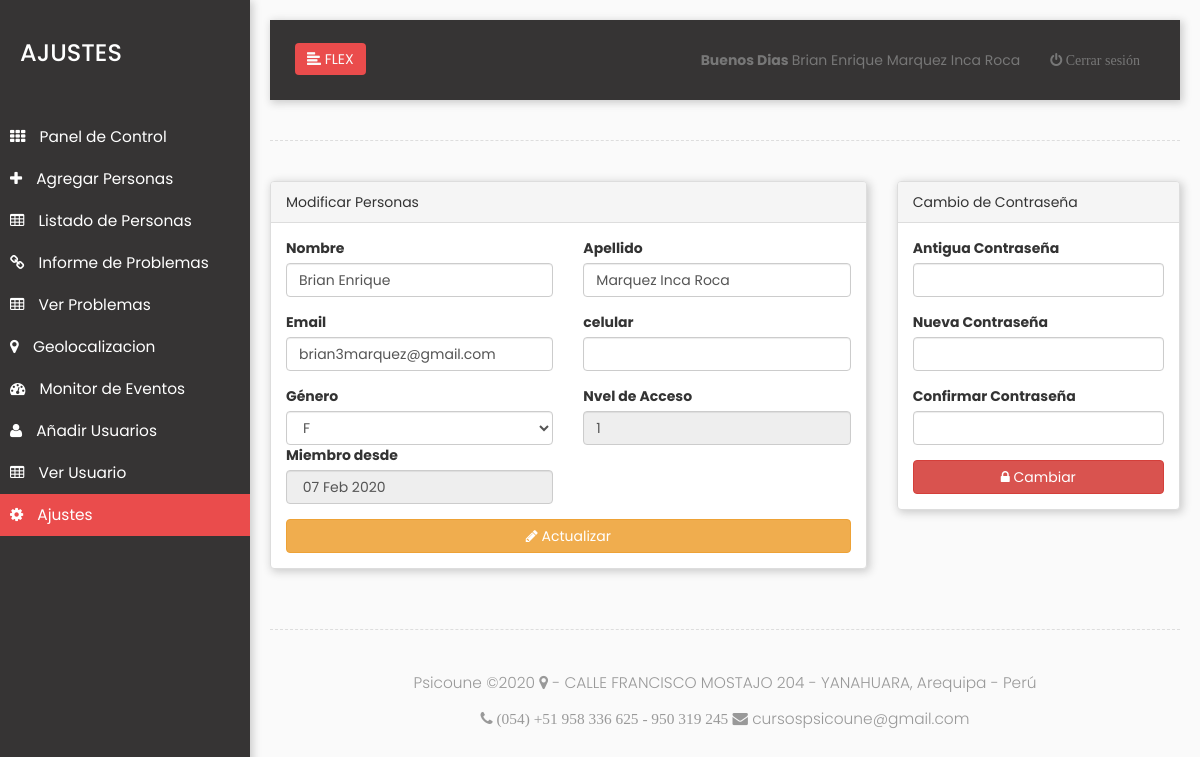
Screenshot of /admin/settings.php (signed in) with the database file from the repository.
### tables this page shows
CREATE TABLE `usersrpo` (
  `id` int(11) NOT NULL AUTO_INCREMENT,
  `users` varchar(30) NOT NULL,
  `surname` varchar(30) NOT NULL,
  `password` varchar(130) NOT NULL,
  `username` varchar(100) NOT NULL,
  `email` varchar(80) DEFAULT NULL,
  `last_session` datetime DEFAULT NULL,
  `activacion` int(11) NOT NULL DEFAULT '0',
  `token` varchar(40) NOT NULL,
  `token_password` varchar(100) DEFAULT NULL,
  `password_request` int(11) DEFAULT '0',
  `joined` varchar(30) DEFAULT NULL,
  `gender` varchar(9) DEFAULT NULL,
  `phone` varchar(20) DEFAULT NULL,
  `type` varchar(10) DEFAULT NULL,
  `permission` varchar(10) NOT NULL,
  `year` int(4) DEFAULT NULL,
  PRIMARY KEY (`id`)
);

### admin/settings.php (the view, shortened to what this page needs)
<?php require_once('includes/session.php');
      require_once('includes/conn.php');
$sqlE =mysqli_query($mysqli,"SELECT * FROM usersrpo WHERE username='{$_SESSION['username']}'");
$eprow=mysqli_fetch_array($sqlE);
?>
<!DOCTYPE html>
<html lang="en">
    <head>
        <link rel="stylesheet" href="assets/css/bootstrap.min.css">
        <link rel="stylesheet" href="assets/css/style.css">
        <link rel="stylesheet" href="assets/awesome/font-awesome.css">
        <link rel="stylesheet" href="assets/css/animate.css">
    </head>
    <body>
        <div class="wrapper">
            <nav id="sidebar" class="sammacmedia">
                <div class="sidebar-header">
                    <h3>AJUSTES</h3>
                </div>
                <ul class="list-unstyled components">
                    <li>
                        <a href="dashboard.php">
                            <i class="fa fa-th"></i>
                            Panel de Control
                        </a>
                    </li>
                    <?php
                    if($_SESSION['permission']==1 or $_SESSION['permission']==2 ){
                    ?>
                    <li  >
                        <a href="a_people.php">
                            <i class="fa fa-plus"></i>
                            Agregar Personas
                        </a>
                    </li>
                    <?php }?>
                    <li>
                        <a href="all_people.php">
                            <i class="fa fa-table"></i>
                           Listado de Personas
                        </a>
                    </li>
                    <li>
                        <a href="invest.php">
                            <i class="fa fa-link"></i>
                            Informe de Problemas
                        </a>
                    </li>
                              <?php
                    if($_SESSION['permission']==1 or $_SESSION['permission']==2 ){
                    ?>
                    <li>
                        <a href="v_issue.php">
                            <i class="fa fa-table"></i>
                            Ver Problemas
                        </a>
                    </li>
                    <?php }?>
                             <?php
                    if($_SESSION['permission']==1 or $_SESSION['permission']==2 ){
                        ?>
                        <li>
                            <a href="maps.php">
                            <i class="fa fa-map-marker"></i>
                            Geolocalizacion
                            </a>
                        </li>
                        <?php }?>
                                <?php
                    if($_SESSION['permission']==1 or $_SESSION['permission']==2 ){
                        ?>
                        <li>
                            <a href="chart.php">
                            <i class="fa fa-dashboard"></i>
                            Monitor de Eventos
                            </a>
                        </li>
                        <?php }?>
                                <?php
                    if($_SESSION['permission']==1 or $_SESSION['permission']==2 ){
                    ?>
                    <li>
                        <a href="a_users.php">
                            <i class="fa fa-user"></i>
                            Añadir Usuarios
                        </a>
                    </li>
                    <li>
                        <a href="v_users.php">
                            <i class="fa fa-table"></i>
                            Ver Usuario
                        </a>
                    </li>
                    <?php }?>
                    <li class="active">
                        <a href="settings.php">
                            <i class="fa fa-cog"></i>
                            Ajustes
                        </a>
                    </li>
                </ul>
            </nav>
            <div id="content">
                <nav class="navbar navbar-default sammacmedia">
                    <div class="container-fluid">
                        <div class="navbar-header" id="sams">
                            <button type="button" id="sidebarCollapse" id="makota" class="btn btn-sam animated tada navbar-btn">
                                <i class="glyphicon glyphicon-align-left"></i>
                                <span>FLEX</span>
                            </button>
                        </div>
                        <div class="collapse navbar-collapse" id="bs-example-navbar-collapse-1">
                            <ul class="nav navbar-nav navbar-right  makotasamuel">
                                <li><a href="#"><?php require_once('includes/name.php');?></a></li>
                                <li ><a href="logout.php"><i class="fa fa-power-off"> Cerrar sesión</i></a></li>
                            </ul>
                        </div>
                    </div>
                </nav>
                <div class="line"></div>
<div class="row">
<div class="col-md-8">
    <div class="panel panel-default sammacmedia">
            <div class="panel-heading">Modificar Personas</div>
        <div class="panel-body">
            <form method="post" action="settings.php" >
        <div class="row form-group">
          <div class="col-lg-6">
            <label>Nombre</label>
              <input type="text" class="form-control" name="users" value="<?php echo $eprow['users'];?>" required>
            </div>
             <div class="col-lg-6">
            <label>Apellido</label>
              <input type="text" class="form-control" name="surname" value="<?php echo $eprow['surname'];?>" required>
            </div>
        </div>
            <div class="row form-group">
          <div class="col-lg-6">
            <label>Email</label>
              <input type="email" class="form-control" name="email" value="<?php echo $eprow['email'];?>" required>
            </div>
             <div class="col-lg-6">
            <label>celular</label>
            <input type="text" class="form-control" name="phone"  value="<?php echo $eprow['phone'];?>" required>
            </div>
        </div>
         <div class="row form-group">
          <div class="col-lg-6">
            <label>Género</label>
             <select class="form-control" name="gender">
              <option>F</option>
              </select>
            </div>
              <div class="col-lg-6">
            <label>Nvel de Acceso</label>
             <input type="text" class="form-control"  value="<?php echo $eprow['permission'];?>" readonly>
            </div>
              <div class="col-lg-6">
            <label>Miembro desde</label>
             <input type="text" class="form-control"  value="<?php echo $eprow['joined'];?>" readonly>
            </div>
            </div>
                <div class="row">
                <div class="col-md-12">
                  <button type="submit" name="update" class="btn btn-warning btn-block"><span class="fa fa-pencil"></span> Actualizar</button>
                </div>
                </div>
            </form>
            </div>
    </div>
    </div>
    <div class="col-md-4">
    <div class="panel panel-default sammacmedia">
            <div class="panel-heading">Cambio de Contraseña</div>
        <div class="panel-body">
            <form method="post" action="settings.php">
        <div class="row form-group">
          <div class="col-lg-12">
            <label>Antigua Contraseña</label>
              <input type="password" class="form-control" name="old_password" required>
            </div>
        </div>
                <div class="row form-group">
          <div class="col-lg-12">
            <label>Nueva Contraseña</label>
              <input type="password" class="form-control" name="password" required>
            </div>
        </div>
                        <div class="row form-group">
          <div class="col-lg-12">
            <label>Confirmar Contraseña</label>
              <input type="password" class="form-control" name="cpassword" required>
            </div>
        </div>
                <div class="row">
                <div class="col-md-12">
                  <button type="submit" name="submit" class="btn btn-danger btn-block"><span class="fa fa-lock"></span> Cambiar</button>
                </div>
                </div>
            </form>
            </div>
                </div>
    </div>
    </div>
    <div class="line"></div>
            <footer>
                <p class="text-center"> Psicoune &copy;<?php echo date("Y ");?> <i class="fa fa-map-marker " aria-hidden="true"></i> - CALLE FRANCISCO MOSTAJO 204  - YANAHUARA, Arequipa - Perú </p>
                <p class="text-center"> <i class="fa fa-phone" aria-hidden="true">  (054) +51 958 336 625 - 950 319 245 </i> <i class="fa fa-envelope " aria-hidden="true"></i> cursospsicoune@gmail.com </p>
            </footer>
            </div>
        </div>
    </body>
</html>

### admin/assets/css/style.css (style rules this page uses)
body { font-family: 'Poppins', sans-serif; background: #fafafa; }
p { font-family: 'Poppins', sans-serif; font-size: 1.1em; font-weight: 300; line-height: 1.7em; color: #999; }
a, a:hover, a:focus { color: inherit; text-decoration: none; transition: all 0.3s; }
.navbar { padding: 15px 10px; background: #363434; border: none; border-radius: 0; margin-bottom: 40px; box-shadow: 1px 1px 3px rgba(0, 0, 0, 0.1); }
.navbar-btn { box-shadow: none; outline: none !important; border: none; }
.line { width: 100%; height: 1px; border-bottom: 1px dashed #ddd; margin: 40px 0; }
.sammacmedia { box-shadow: 2px 2px 8px 1px #ccc; }
i, span { display: inline-block; }
.wrapper { display: flex; align-items: stretch; }
#sidebar { min-width: 250px; max-width: 250px; background: #363434; color: #fff; transition: all 0.3s; }
#sidebar ul li a { text-align: left; }
#sidebar .sidebar-header { padding: 20px; background: #363434; }
#sidebar ul.components { padding: 20px 0; border-bottom: 1px solid #363434; }
#sidebar ul li a { padding: 10px; font-size: 1.1em; display: block; }
#sidebar ul li a i { margin-right: 10px; }
.btn-sam { background-color: #ea4c4c; color:#fafafa; }
#sidebar ul li.active > a, a[aria-expanded="true"] { color: #fff; background: #ea4c4c; }
#content { padding: 20px; min-height: 100vh; transition: all 0.3s; }

### rows the page displays
usersrpo: users "Brian Enrique", surname "Marquez Inca Roca", email "brian3marquez@gmail.com", permission "1", joined "07 Feb 2020"

### other values shown
$_SESSION['users'] "Brian Enrique"
$_SESSION['surname'] "Marquez Inca Roca"
